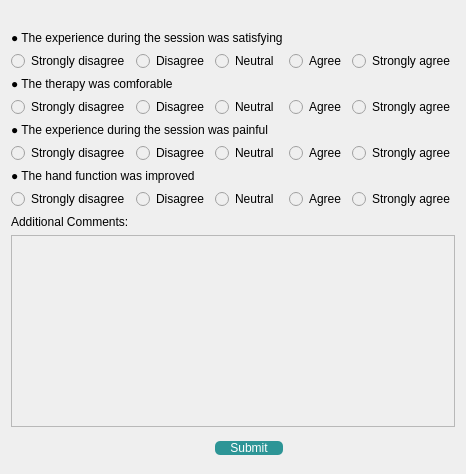
      <widget class="QWidget" name="feedback_tab">
       <property name="styleSheet">
        <string notr="true">background-color: rgb(239, 239, 239);
</string>
       </property>
       <attribute name="title">
        <string>Patient Feedback</string>
       </attribute>
       <layout class="QGridLayout" name="gridLayout_5">
        <item row="2" column="3">
         <widget class="QRadioButton" name="radioButton_24">
          <property name="styleSheet">
           <string notr="true">font: 500 12pt; </string>
          </property>
          <property name="text">
           <string>Agree</string>
          </property>
          <attribute name="buttonGroup">
           <string notr="true">buttonGroup</string>
          </attribute>
         </widget>
        </item>
        <item row="4" column="1">
         <widget class="QRadioButton" name="radioButton_27">
          <property name="styleSheet">
           <string notr="true">font: 500 12pt; </string>
          </property>
          <property name="text">
           <string>Disagree</string>
          </property>
          <attribute name="buttonGroup">
           <string notr="true">buttonGroup_2</string>
          </attribute>
         </widget>
        </item>
        <item row="6" column="2">
         <widget class="QRadioButton" name="radioButton_33">
          <property name="styleSheet">
           <string notr="true">font: 500 12pt; </string>
          </property>
          <property name="text">
           <string>Neutral</string>
          </property>
          <attribute name="buttonGroup">
           <string notr="true">buttonGroup_3</string>
          </attribute>
         </widget>
        </item>
        <item row="3" column="0" colspan="2">
         <widget class="QLabel" name="label_28">
          <property name="styleSheet">
           <string notr="true">font: 600 12pt; </string>
          </property>
          <property name="text">
           <string>● The therapy was comforable</string>
          </property>
         </widget>
        </item>
        <item row="10" column="0" colspan="5">
         <widget class="QTextEdit" name="textEdit_3">
          <property name="styleSheet">
           <string notr="true">font: 500 12pt; </string>
          </property>
         </widget>
        </item>
        <item row="5" column="0" colspan="3">
         <widget class="QLabel" name="label_29">
          <property name="styleSheet">
           <string notr="true">font: 600 12pt; </string>
          </property>
          <property name="text">
           <string>● The experience during the session was painful</string>
          </property>
         </widget>
        </item>
        <item row="8" column="2">
         <widget class="QRadioButton" name="radioButton_38">
          <property name="styleSheet">
           <string notr="true">font: 500 12pt; </string>
          </property>
          <property name="text">
           <string>Neutral</string>
          </property>
          <attribute name="buttonGroup">
           <string notr="true">buttonGroup_4</string>
          </attribute>
         </widget>
        </item>
        <item row="0" column="2">
         <spacer name="verticalSpacer_6">
          <property name="orientation">
           <enum>Qt::Vertical</enum>
          </property>
          <property name="sizeType">
           <enum>QSizePolicy::Maximum</enum>
          </property>
          <property name="sizeHint" stdset="0">
           <size>
            <width>20</width>
            <height>20</height>
           </size>
          </property>
         </spacer>
        </item>
        <item row="4" column="3">
         <widget class="QRadioButton" name="radioButton_29">
          <property name="styleSheet">
           <string notr="true">font: 500 12pt; </string>
          </property>
          <property name="text">
           <string>Agree</string>
          </property>
          <attribute name="buttonGroup">
           <string notr="true">buttonGroup_2</string>
          </attribute>
         </widget>
        </item>
        <item row="1" column="0" colspan="3">
         <widget class="QLabel" name="label_17">
          <property name="styleSheet">
           <string notr="true">font: 600 12pt; </string>
          </property>
          <property name="text">
           <string>● The experience during the session was satisfying</string>
          </property>
         </widget>
        </item>
        <item row="9" column="0" colspan="2">
         <widget class="QLabel" name="label_42">
          <property name="styleSheet">
           <string notr="true">font: 600 12pt; </string>
          </property>
          <property name="text">
           <string>Additional Comments:</string>
          </property>
         </widget>
        </item>
        <item row="8" column="0">
         <widget class="QRadioButton" name="radioButton_36">
          <property name="styleSheet">
           <string notr="true">font: 500 12pt; </string>
          </property>
          <property name="text">
           <string>Strongly disagree</string>
          </property>
          <attribute name="buttonGroup">
           <string notr="true">buttonGroup_4</string>
          </attribute>
         </widget>
        </item>
        <item row="8" column="3">
         <widget class="QRadioButton" name="radioButton_39">
          <property name="styleSheet">
           <string notr="true">font: 500 12pt; </string>
          </property>
          <property name="text">
           <string>Agree</string>
          </property>
          <attribute name="buttonGroup">
           <string notr="true">buttonGroup_4</string>
          </attribute>
         </widget>
        </item>
        <item row="2" column="2">
         <widget class="QRadioButton" name="radioButton_19">
          <property name="styleSheet">
           <string notr="true">font: 500 12pt; </string>
          </property>
          <property name="text">
           <string>Neutral</string>
          </property>
          <attribute name="buttonGroup">
           <string notr="true">buttonGroup</string>
          </attribute>
         </widget>
        </item>
        <item row="2" column="4">
         <widget class="QRadioButton" name="radioButton_25">
          <property name="styleSheet">
           <string notr="true">font: 500 12pt; </string>
          </property>
          <property name="text">
           <string>Strongly agree</string>
          </property>
          <attribute name="buttonGroup">
           <string notr="true">buttonGroup</string>
          </attribute>
         </widget>
        </item>
        <item row="6" column="4">
         <widget class="QRadioButton" name="radioButton_35">
          <property name="styleSheet">
           <string notr="true">font: 500 12pt; </string>
          </property>
          <property name="text">
           <string>Strongly agree</string>
          </property>
          <attribute name="buttonGroup">
           <string notr="true">buttonGroup_3</string>
          </attribute>
         </widget>
        </item>
        <item row="4" column="0">
         <widget class="QRadioButton" name="radioButton_26">
          <property name="styleSheet">
           <string notr="true">font: 500 12pt; </string>
          </property>
          <property name="text">
           <string>Strongly disagree</string>
          </property>
          <attribute name="buttonGroup">
           <string notr="true">buttonGroup_2</string>
          </attribute>
         </widget>
        </item>
        <item row="2" column="1">
         <widget class="QRadioButton" name="radioButton_18">
          <property name="styleSheet">
           <string notr="true">font: 500 12pt; </string>
          </property>
          <property name="text">
           <string>Disagree</string>
          </property>
          <attribute name="buttonGroup">
           <string notr="true">buttonGroup</string>
          </attribute>
         </widget>
        </item>
        <item row="6" column="0">
         <widget class="QRadioButton" name="radioButton_31">
          <property name="styleSheet">
           <string notr="true">font: 500 12pt; </string>
          </property>
          <property name="text">
           <string>Strongly disagree</string>
          </property>
          <attribute name="buttonGroup">
           <string notr="true">buttonGroup_3</string>
          </attribute>
         </widget>
        </item>
        <item row="8" column="4">
         <widget class="QRadioButton" name="radioButton_40">
          <property name="styleSheet">
           <string notr="true">font: 500 12pt; </string>
          </property>
          <property name="text">
           <string>Strongly agree</string>
          </property>
          <attribute name="buttonGroup">
           <string notr="true">buttonGroup_4</string>
          </attribute>
         </widget>
        </item>
        <item row="6" column="3">
         <widget class="QRadioButton" name="radioButton_34">
          <property name="styleSheet">
           <string notr="true">font: 500 12pt; </string>
          </property>
          <property name="text">
           <string>Agree</string>
          </property>
          <attribute name="buttonGroup">
           <string notr="true">buttonGroup_3</string>
          </attribute>
         </widget>
        </item>
        <item row="6" column="1">
         <widget class="QRadioButton" name="radioButton_32">
          <property name="styleSheet">
           <string notr="true">font: 500 12pt; </string>
          </property>
          <property name="text">
           <string>Disagree</string>
          </property>
          <attribute name="buttonGroup">
           <string notr="true">buttonGroup_3</string>
          </attribute>
         </widget>
        </item>
        <item row="7" column="0" colspan="2">
         <widget class="QLabel" name="label_33">
          <property name="styleSheet">
           <string notr="true">font: 600 12pt; </string>
          </property>
          <property name="text">
           <string>● The hand function was improved</string>
          </property>
         </widget>
        </item>
        <item row="11" column="3">
         <spacer name="verticalSpacer_5">
          <property name="orientation">
           <enum>Qt::Vertical</enum>
          </property>
          <property name="sizeHint" stdset="0">
           <size>
            <width>20</width>
            <height>30</height>
           </size>
          </property>
         </spacer>
        </item>
        <item row="4" column="2">
         <widget class="QRadioButton" name="radioButton_28">
          <property name="styleSheet">
           <string notr="true">font: 500 12pt; </string>
          </property>
          <property name="text">
           <string>Neutral</string>
          </property>
          <attribute name="buttonGroup">
           <string notr="true">buttonGroup_2</string>
          </attribute>
         </widget>
        </item>
        <item row="2" column="0">
         <widget class="QRadioButton" name="radioButton_17">
          <property name="styleSheet">
           <string notr="true">font: 500 12pt; </string>
          </property>
          <property name="text">
           <string>Strongly disagree</string>
          </property>
          <attribute name="buttonGroup">
           <string notr="true">buttonGroup</string>
          </attribute>
         </widget>
        </item>
        <item row="4" column="4">
         <widget class="QRadioButton" name="radioButton_30">
          <property name="styleSheet">
           <string notr="true">font: 500 12pt; </string>
          </property>
          <property name="text">
           <string>Strongly agree</string>
          </property>
          <attribute name="buttonGroup">
           <string notr="true">buttonGroup_2</string>
          </attribute>
         </widget>
        </item>
        <item row="8" column="1">
         <widget class="QRadioButton" name="radioButton_37">
          <property name="styleSheet">
           <string notr="true">font: 500 12pt; </string>
          </property>
          <property name="text">
           <string>Disagree</string>
          </property>
          <attribute name="buttonGroup">
           <string notr="true">buttonGroup_4</string>
          </attribute>
         </widget>
        </item>
        <item row="11" column="2">
         <widget class="QPushButton" name="pushButton_2">
          <property name="styleSheet">
           <string notr="true">QPushButton{
background-color:#2D9596;
border-radius:5%;
color:rgb(255, 255, 255);
font: 20pt &quot;Forte&quot;;
}
QPushButton:hover{
background-color:rgb(67, 183, 255);
}</string>
          </property>
          <property name="text">
           <string>Submit</string>
          </property>
         </widget>
        </item>
       </layout>
      </widget>
